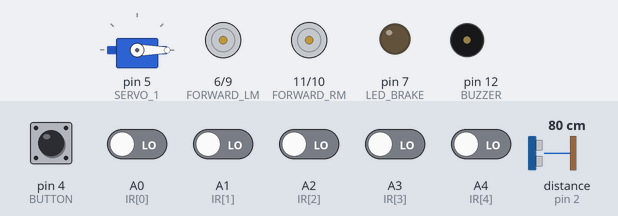
Simulated run of this sketch. Board: Arduino Uno, built with avr-gcc and run on an emulated ATmega328P. On the bench: servo, motor-driver pin pairs drawn as motors (green arrow = first pin HIGH = forward, orange = second pin HIGH = backward, longer = more drive), output pins drawn as LEDs (lit = HIGH), buzzer (waves = sounding, pin HIGH). The inputs (shaded band) are chosen by the test bench; at power-on: pin 4 (BUTTON) HIGH, A0 (IR[0]), A1 (IR[1]), A2 (IR[2]), A3 (IR[3]), A4 (IR[4]) LOW, distance to the obstacle (sensor on pin 2) 80 cm. The echo pulse lasts 58.3 µs per cm; pins used as bus, display or sensor lines are not drawn.

Above: at 1.2 s.
1.3 s: pin 4 (BUTTON) pulled LOW for 0.15 s
At 1.8 s:
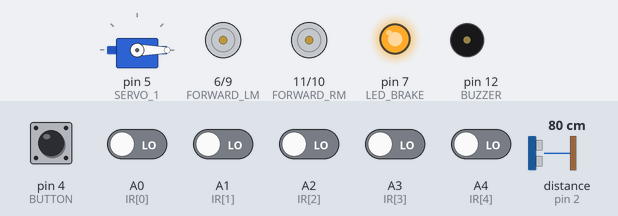
2.9 s: pin 4 (BUTTON) driven LOW and A0 (IR[0]) driven HIGH and A1 (IR[1]) driven HIGH and A2 (IR[2]) driven HIGH and A3 (IR[3]) driven HIGH
At 4.1 s:
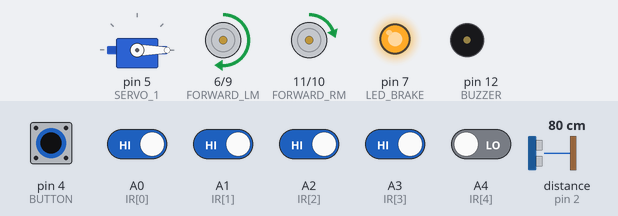
4.4 s: distance to the obstacle (sensor on pin 2) set to 2 cm
At 5.5 s:
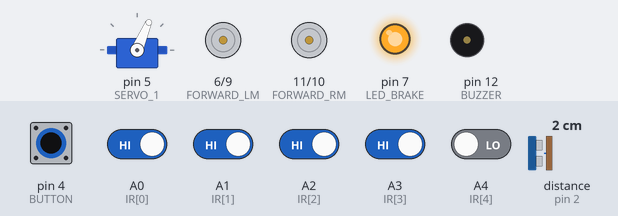
7.4 s: distance to the obstacle (sensor on pin 2) set to 9 cm
At 7.8 s:
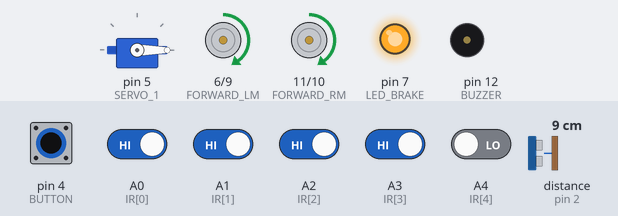
9.0 s: distance to the obstacle (sensor on pin 2) set to 14 cm
10.5 s: distance to the obstacle (sensor on pin 2) set to 19 cm
At 10.9 s:
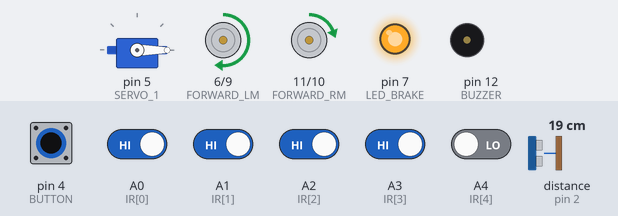
Timing chart, 0 to 13.0 s (numbered marks = the images above; inputs shaded):
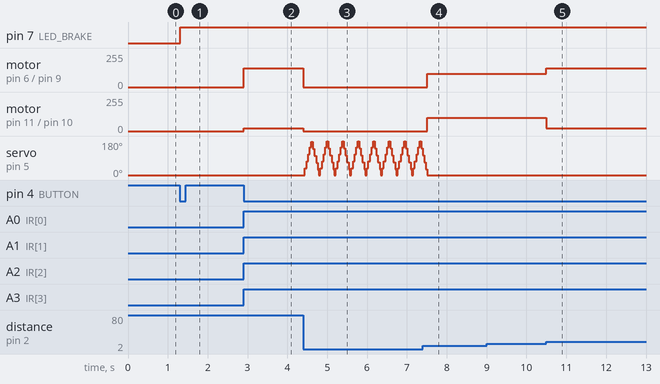

The sketch:

CAR_IR_BUTTON_USS_SERVO_BUZZER_LED_UPDATE_5.ino
```cpp
#include <Servo.h>                 //SERVO LIBRARY
#define FORWARD_RM    11          // RIGHT MOTORS FORWARD MOVEMENT
#define FORWARD_LM     6         // LEFT MOTORS FORWARD MOVEMENT
#define BACKWARD_RM   10        // RIGHT MOTORS BACKWARD MOVEMENT
#define BACKWARD_LM    9       // LEFT MOTORS BACKWARD MOVEMENT
#define BUTTON         4      // ON/OFF BUTTON
#define BUZZER        12     // BACKGROUND MUSIC
#define SERVO          5    //SERVO ARM OBSTECALE REMOVE
#define USS_TRIG       3   //ULTRASONIC SENSOR SIGNAL TRANSFER PIN
#define USS_ECHO       2  //ULTRASONIC SENSOR SIGNAL RECIVE PIN
#define LED_BRAKE      7 //RED LED
#define NOTE_C4 262     //PIANO NOTES FREQUENCIES IN Hz
#define NOTE_D4 294
#define NOTE_E4 330
#define NOTE_F4 349
#define NOTE_G4 392
#define NOTE_A4 440
#define NOTE_B4 494
#define NOTE_C5 523
#define NOTE_D5 587
#define NOTE_E5 659
#define NOTE_F5 698
#define NOTE_G5 784
#define NOTE_A5 880
#define NOTE_B5 988
int IR[5] = { A0, A1, A2, A3, A4 };//IR SENSOR SIGNAL PINS
int IR_READ[5];              //IR SENSOR READINGS SAVED IN ARRAY
int PWM_LOW = 20;           //MOTOR SPEED CONTROL "SLOW"
int PWM_MED = 120;         //MOTOR SPEED CONTROL "MODERATE"
int PWM_HIGH = 140;       //MOTOR SPEED CONTROL "FAST"
int OLD_STATE;           //OLD STATE FOR BUTTON
int flag = 0;           // "START/STOP" FLAG TO AVOID THE CODE AFTER COMPLETING THE MISSION
Servo SERVO_1;
int POS=0;
float USS_READ;
float dist=15;
 float SONG_SPEED = 1.0;
  //SONG NOTES
   int NOTES[] = {
    NOTE_E4, NOTE_G4, NOTE_A4, NOTE_A4, 0, NOTE_A4, NOTE_B4, NOTE_C5, NOTE_C5, 0, NOTE_C5, NOTE_D5, NOTE_B4, NOTE_B4, 0, NOTE_A4, NOTE_G4, NOTE_A4, 0, NOTE_E4, NOTE_G4, NOTE_A4, NOTE_A4, 0, NOTE_A4, NOTE_B4, NOTE_C5, NOTE_C5, 0, NOTE_C5, NOTE_D5, NOTE_B4, NOTE_B4, 0, NOTE_A4, NOTE_G4, NOTE_A4, 0, NOTE_E4, NOTE_G4, NOTE_A4, NOTE_A4, 0, NOTE_A4, NOTE_C5, NOTE_D5, NOTE_D5, 0, NOTE_D5, NOTE_E5, NOTE_F5, NOTE_F5, 0, NOTE_E5, NOTE_D5, NOTE_E5, NOTE_A4, 0, NOTE_A4, NOTE_B4, NOTE_C5, NOTE_C5, 0, NOTE_D5, NOTE_E5, NOTE_A4, 0, NOTE_A4, NOTE_C5, NOTE_B4, NOTE_B4, 0, NOTE_C5, NOTE_A4, NOTE_B4, 0
  };
 // DURATION FOR EACH NOTE IN MILLISECOND
 int duration[] = {
  125, 125, 250, 125, 125, 125, 125, 250, 125, 125, 125, 125, 250, 125, 125, 125, 125, 375, 125, 125, 125, 250, 125, 125, 125, 125, 250, 125, 125, 125, 125, 250, 125, 125, 125, 125, 375, 125, 125, 125, 250, 125, 125, 125, 125, 250, 125, 125, 125, 125, 250, 125, 125, 125, 125, 125, 250, 125, 125, 125, 250, 125, 125, 250, 125, 250, 125, 125, 125, 250, 125, 125, 125, 125, 375, 375
 };
void setup() {
  pinMode(FORWARD_RM, OUTPUT);
  pinMode(FORWARD_LM, OUTPUT);
  pinMode(BACKWARD_RM, OUTPUT);
  pinMode(BACKWARD_LM, OUTPUT);
  pinMode(BUTTON, INPUT_PULLUP);
  pinMode(BUZZER, OUTPUT);
  SERVO_1.attach(5);
  pinMode(LED_BRAKE, OUTPUT);
  pinMode(USS_TRIG, OUTPUT);
  pinMode(USS_ECHO, INPUT);
  Serial.begin(9600);
}
void MUSIC() {
 int TOTAL_NOTES = sizeof(NOTES) / sizeof(int);
  // Loop through each note
  for (int i = 0; i < TOTAL_NOTES; i++) {
    int CURRENT_TONE = NOTES[i];
    float WAIT = duration[i] / SONG_SPEED;
    // Play tone if CURRENT_TONE is not 0 frequency, otherwise pause (noTone)
    if (CURRENT_TONE != 0) {
      tone(BUZZER, NOTES[i], WAIT);  // tone(pin, frequency, duration)
    } else {
      noTone(BUZZER);
    }
  }
}
void FORWARD() {
  analogWrite(FORWARD_RM, 100);
  analogWrite(FORWARD_LM,100);
}
void STOP() {
  analogWrite(FORWARD_RM, LOW);
  analogWrite(FORWARD_LM, LOW);
  digitalWrite(LED_BRAKE, HIGH);
}
void TURN_RIGHT() {
  analogWrite(FORWARD_RM, PWM_LOW);
  analogWrite(FORWARD_LM, PWM_MED);
}
void TURN_LEFT() {
  analogWrite(FORWARD_RM, PWM_MED);
  analogWrite(FORWARD_LM, PWM_LOW);
}
void TURN_RIGHT_FAST() {
  analogWrite(FORWARD_RM, PWM_LOW);
  analogWrite(FORWARD_LM, PWM_HIGH);
}
void TURN_LEFT_FAST() {
  analogWrite(FORWARD_RM, PWM_HIGH);
  analogWrite(FORWARD_LM, PWM_LOW);
}
//FUNCTION TO GET THE IR READINGS AND SEND PWM SIGNALS TO THE MOTORS AND CONTROL IT'S MOVEMENT DIRECTION
void CAR_STATE(int IR_READ[]) {
  int USS_READ = USS();
    while (USS_READ <= dist) {  // OBSTACLE CHECK
      STOP();
      SERVO_M();
      USS_READ = USS();
      if (USS_READ > dist) {
        dist = 10;
      }
      else
      {
        dist--;
        FORWARD();
      }
    }

   if (IR_READ[0] == 1 && IR_READ[1] == 1 && IR_READ[2] == 0 && IR_READ[3] == 1 && IR_READ[4] == 1 && USS_READ>15) {
    FORWARD();
  } else if (IR_READ[0] == 1 && IR_READ[1] == 1 && IR_READ[2] == 1 && IR_READ[3] == 0 && IR_READ[4] == 1 && USS_READ>15 ) {
    TURN_RIGHT();
  } else if (IR_READ[0] == 1 && IR_READ[1] == 1 && IR_READ[2] == 1 && IR_READ[3] == 1 && IR_READ[4] == 0 && USS_READ>15 ) {
    TURN_RIGHT_FAST();
  } else if (IR_READ[0] == 1 && IR_READ[1] == 0 && IR_READ[2] == 1 && IR_READ[3] == 1 && IR_READ[4] == 1 && USS_READ>15 ) {
    TURN_LEFT();
  } else if (IR_READ[0] == 0 && IR_READ[1] == 1 && IR_READ[2] == 1 && IR_READ[3] == 1 && IR_READ[4] == 1  && USS_READ>15) {
    TURN_LEFT_FAST();
  } else if (IR_READ[0] == 0 && IR_READ[1] == 0 && IR_READ[2] == 0 && IR_READ[3] == 0 && IR_READ[4] == 0) {
    STOP();
    flag = 1;
  }
}
// ON/OFF FUNCTION
int BUTTON_STATE() {
  int NEW_STATE = digitalRead(BUTTON);
  if (NEW_STATE != OLD_STATE) {
    OLD_STATE = NEW_STATE;
    flag = 0;
    return NEW_STATE;
  } else {
    analogWrite(FORWARD_RM, LOW);  //STOP THE CAR
    analogWrite(FORWARD_LM, LOW);
    flag = 1;  //FLAG
  }
}
//OBSTACLE DISTANCE DETECTION
int USS() {
  float DURATION, DISTANCE;
  digitalWrite(USS_TRIG, LOW);
  //delayMicroseconds(2);
  digitalWrite(USS_TRIG, HIGH);
   //delayMicroseconds(10);
  digitalWrite(USS_TRIG, LOW);
  DURATION = pulseIn(USS_ECHO, HIGH);
  DISTANCE = (DURATION * 0.0343) / 2;
  //delay(100);
  return DISTANCE;
}
//OBSTACLE REMOVAL
int SERVO_M() {
  for (POS = 0; POS <= 180; POS += 1) {
    SERVO_1.write(POS);
    // Serial.print("A7A");
    delayMicroseconds(1000);
  }
  for (POS = 180; POS >= 0; POS -= 1) {
    SERVO_1.write(POS);
    //Serial.print("A7777A");
    delayMicroseconds(1000);
  }
}
void loop() {
  SERVO_1.write(POS);
  int STATE = BUTTON_STATE();  //IF BUTTON STATE "ON"
  if (STATE == LOW) {

    USS_READ=USS();
    while (flag == 0)
    {
      for (int i = 0; i < 5; i++) {
        IR_READ[i] = digitalRead(IR[i]);  //STORE IR READINGS IN ARRAY
      }
      CAR_STATE(IR_READ);
  }
}
}
```

Measured:
- the behaviour switches between 16 and 17 cm on distance to the obstacle (sensor on pin 2) (found by bisection; images 4 and 5)
- after the input at 1.3 s, pin 7 (LED_BRAKE): LOW → HIGH at once
- after the input at 2.9 s, motor on pin 6 (FORWARD_LM) / pin 9 (BACKWARD_LM): stopped → forward 140/255 at once; motor on pin 11 (FORWARD_RM) / pin 10 (BACKWARD_RM): stopped → forward 20/255 at once
- after the input at 7.4 s, motor on pin 6 (FORWARD_LM) / pin 9 (BACKWARD_LM), motor on pin 11 (FORWARD_RM) / pin 10 (BACKWARD_RM): stopped → forward 100/255 after 0.11 s
- after the input at 9.0 s, every drawn part: stays the same
- after the input at 10.5 s, motor on pin 6 (FORWARD_LM) / pin 9 (BACKWARD_LM): forward 100/255 → forward 140/255 at once; motor on pin 11 (FORWARD_RM) / pin 10 (BACKWARD_RM): forward 100/255 → forward 20/255 at once
